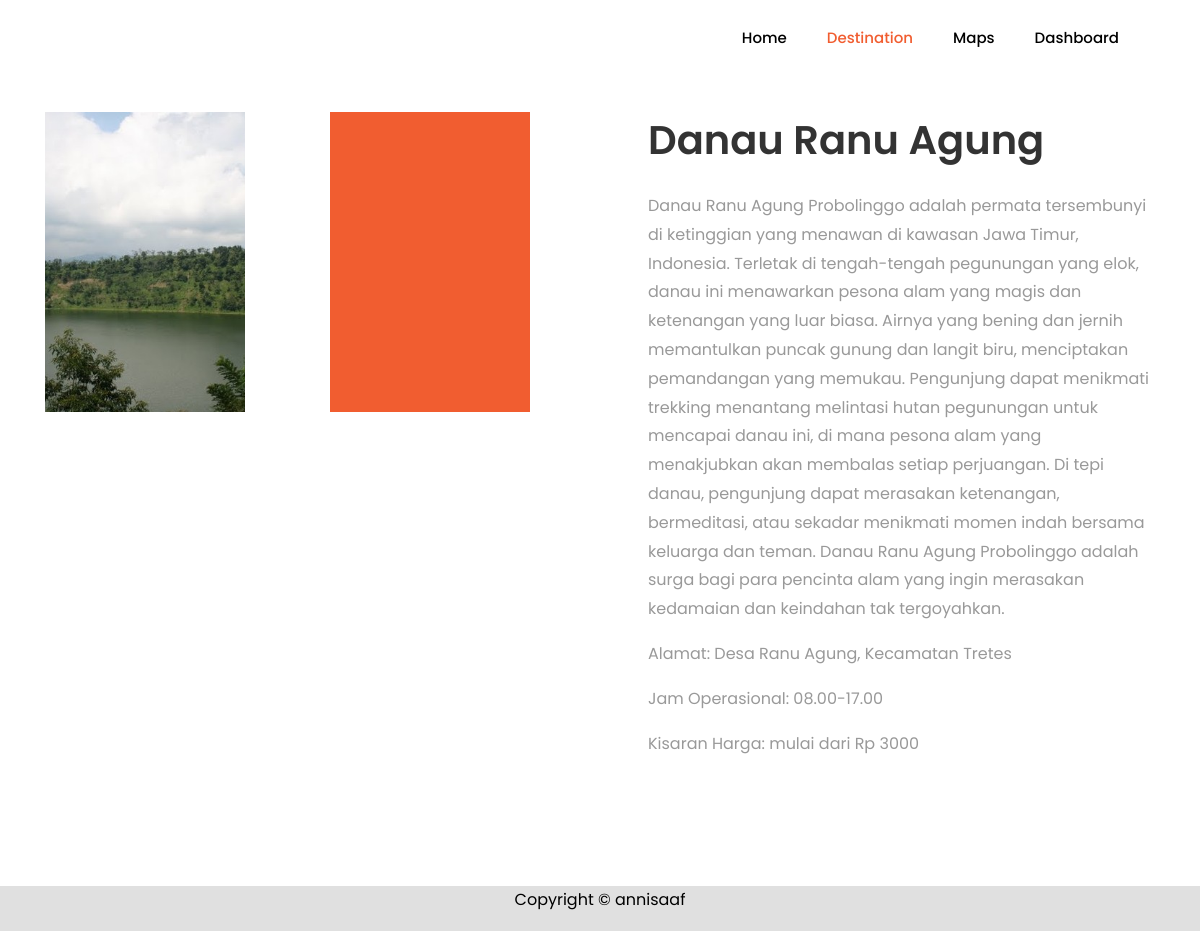
The page /tugas_akhir/konten/LK00005.php on the database its author committed.
### tables this page shows
CREATE TABLE `tb_konten` (
  `id_konten` varchar(255) NOT NULL,
  `id` varchar(255) NOT NULL,
  `deskripsi` longtext NOT NULL,
  `gambar_1` varchar(255) NOT NULL,
  `gambar_2` varchar(255) NOT NULL,
  `gambar_3` varchar(255) NOT NULL,
  `gambar_4` varchar(255) NOT NULL
);

CREATE TABLE `tb_lokasi` (
  `id` varchar(11) NOT NULL,
  `nama` varchar(255) NOT NULL,
  `gambar` varchar(255) NOT NULL,
  `kategori` varchar(255) NOT NULL,
  `lokasi` varchar(999) NOT NULL,
  `rate` varchar(100) NOT NULL,
  `kisaran_harga` varchar(100) NOT NULL,
  `jam_buka` varchar(255) NOT NULL,
  `latitude` varchar(255) NOT NULL,
  `longitude` varchar(255) NOT NULL,
  `redirect_link` varchar(255) NOT NULL
);

### tugas_akhir/konten/LK00005.php (the view, shortened to what this page needs)
<!DOCTYPE html>
<html lang="en">
<head>
	<link rel="stylesheet" href="https://stackpath.bootstrapcdn.com/font-awesome/4.7.0/css/font-awesome.min.css">
	<link rel="stylesheet" href="../css/animate.css">
	<link rel="stylesheet" href="../css/owl.carousel.min.css">
	<link rel="stylesheet" href="../css/owl.theme.default.min.css">
	<link rel="stylesheet" href="../css/magnific-popup.css">
	<link rel="stylesheet" href="../css/bootstrap-datepicker.css">
	<link rel="stylesheet" href="../css/jquery.timepicker.css">
	<link rel="stylesheet" href="../css/flaticon.css">
	<link rel="stylesheet" href="../css/style.css">
</head>
<body>
	<nav class="navbar navbar-expand-lg navbar-dark ftco_navbar bg-dark ftco-navbar-light" id="ftco-navbar">
		<div class="container">
			<div class="collapse navbar-collapse" id="ftco-nav">
				<ul class="navbar-nav ml-auto">
					<li class="nav-item"><a href="/tugas_akhir/index.php" class="nav-link" style="color:black;">Home</a></li>
					<li class="nav-item active"><a href="/tugas_akhir/destination.php" class="nav-link">Destination</a></li>
					<li class="nav-item"><a href="/tugas_akhir/mappings.php" class="nav-link" style="color:black;">Maps</a></li>
					<li class="nav-item"><a href="/tugas_akhir/dashboard-t/aplikasi/admin/dashboard.php" class="nav-link" style="color:black;">Dashboard</a></li>
				</ul>
			</div>
		</div>
	</nav>
    <?php
	include "../koneksi.php";
		$query =  mysqli_query($koneksi, 'SELECT * FROM tb_konten b INNER JOIN tb_lokasi j ON b.id = j.id WHERE b.id = "LK00005"');
		while ($d = mysqli_fetch_assoc($query)) {
	?>
		<section class="ftco-section services-section">
			<div class="container">
				<div class="row d-flex">
					<div class="col-md-6 order-md-last heading-section pl-md-5 ftco-animate d-flex align-items-center">
						<div class="w-100">
							<h2 class="mb-4"><?php echo $d['nama']?></h2>
							<p><?php echo $d['deskripsi']?></p>
							<p>Alamat: <?php echo $d['lokasi']?></p2>
                            <p>Jam Operasional: <?php echo $d['jam_buka']?></p2>
                            <p>Kisaran Harga: mulai dari Rp <?php echo $d['kisaran_harga']?></p2>
						</div>
					</div>
					<div class="col-md-6">
						<div class="row">
							<div class="col-md-12 col-lg-6">
								<div class="services services-1" style="background-image: url(../konten/images/<?php echo $d['gambar_1']; ?>); width:200px;height:300px;"></div>
							</div>
							<div class="col-md-12 col-lg-6">
								<div class="services services-1" style="background-image: url(../konten/images/<?php echo $d['gambar_2']; ?>); width:200px;height:300px;"></div>
							</div>
							<?php } ?>
						</div>
					</div>
				</div>
			</div>
		</section>
<footer class="" style="background-color: #E0E0E0;">
	<div class="row">
		<div class="col-md-12 text-center" style="color:black">
			<p>Copyright &copy; annisaaf</a></p>
		</div>
	</div>
</footer>
</body>
</html>

### rows shown on the page
tb_konten: id.nama "Danau Ranu Agung", deskripsi "Danau Ranu Agung Probolinggo adalah permata tersembunyi di ketinggian yang menawan di kawasan Jawa Timur, Indonesia. Terletak di tengah-tengah pegunungan yang elok, danau ini menawarkan pesona alam yang magis dan ketenangan yang luar biasa. Airnya yang bening dan jernih memantulkan puncak gunung dan langit biru, menciptakan pemandangan yang memukau. Pengunjung dapat menikmati trekking menantang melintasi hutan pegunungan untuk mencapai danau ini, di mana pesona alam yang menakjubkan akan membalas setiap perjuangan. Di tepi danau, pengunjung dapat merasakan ketenangan, bermeditasi, atau sekadar menikmati momen indah bersama keluarga dan teman. Danau Ranu Agung Probolinggo adalah surga bagi…", id.lokasi "Desa Ranu Agung, Kecamatan Tretes", id.jam_buka "08.00-17.00", id.kisaran_harga "3000", gambar_1 (picture)
